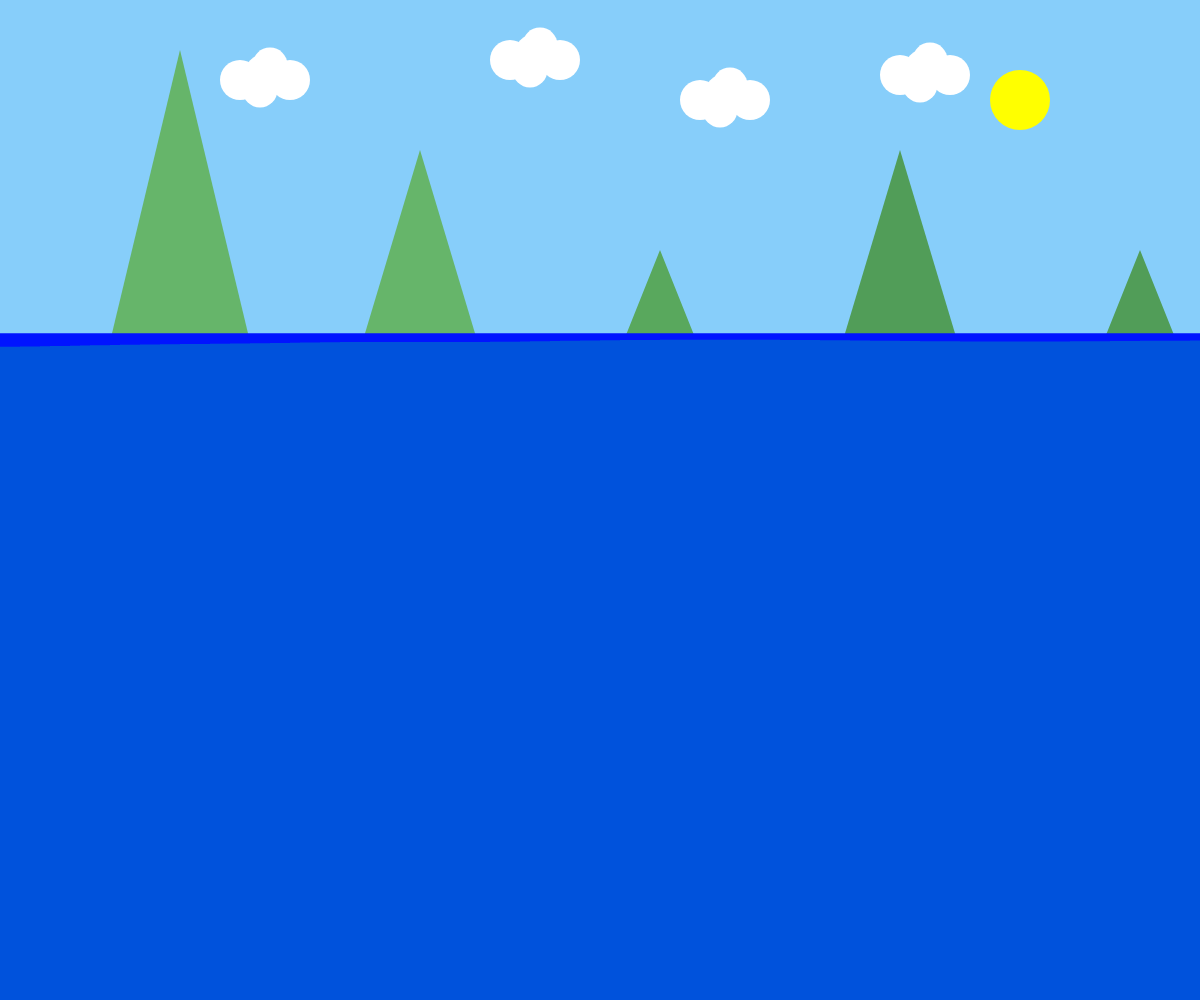
Frame 1 (no input)
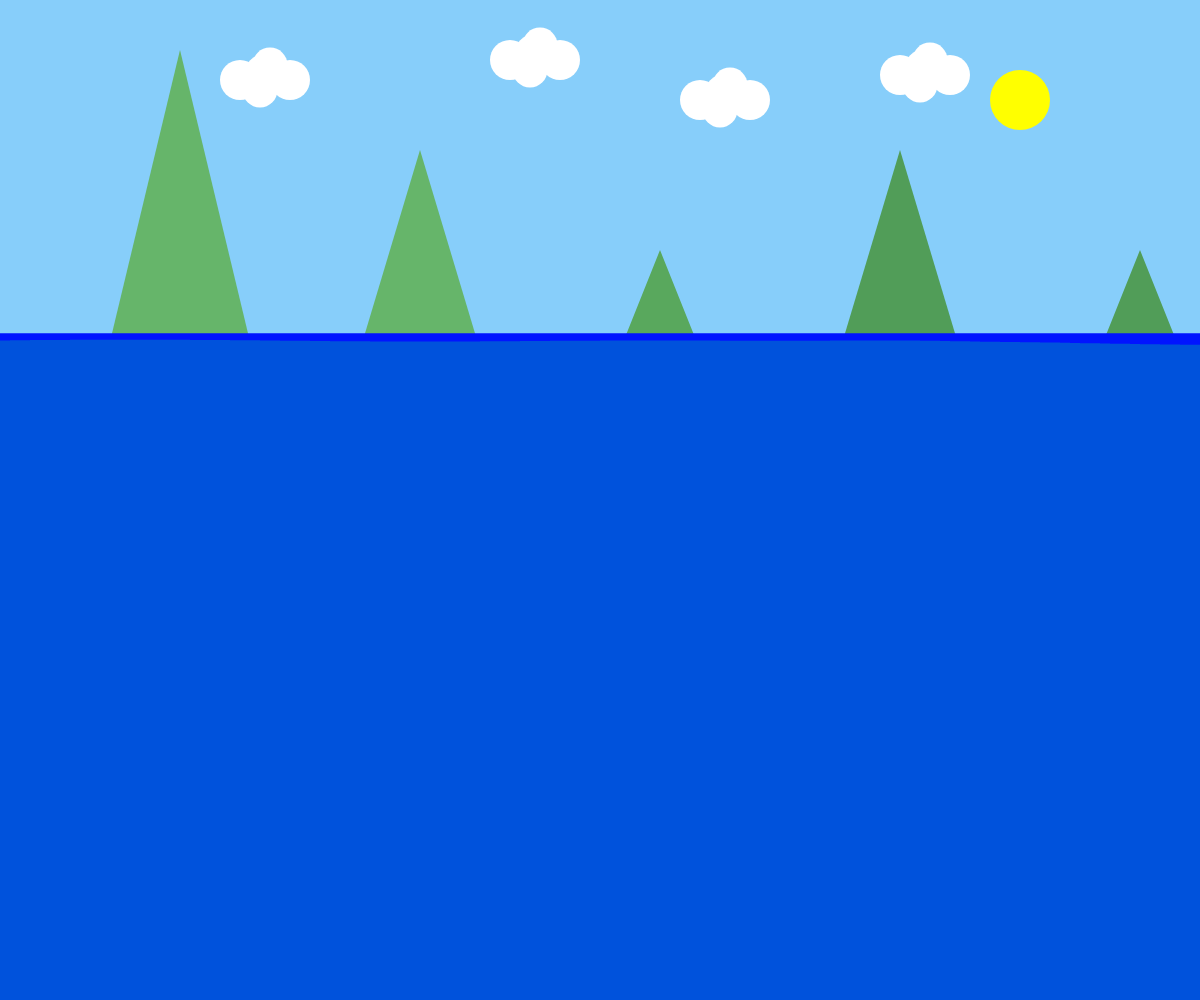
Frame 60 (no input)
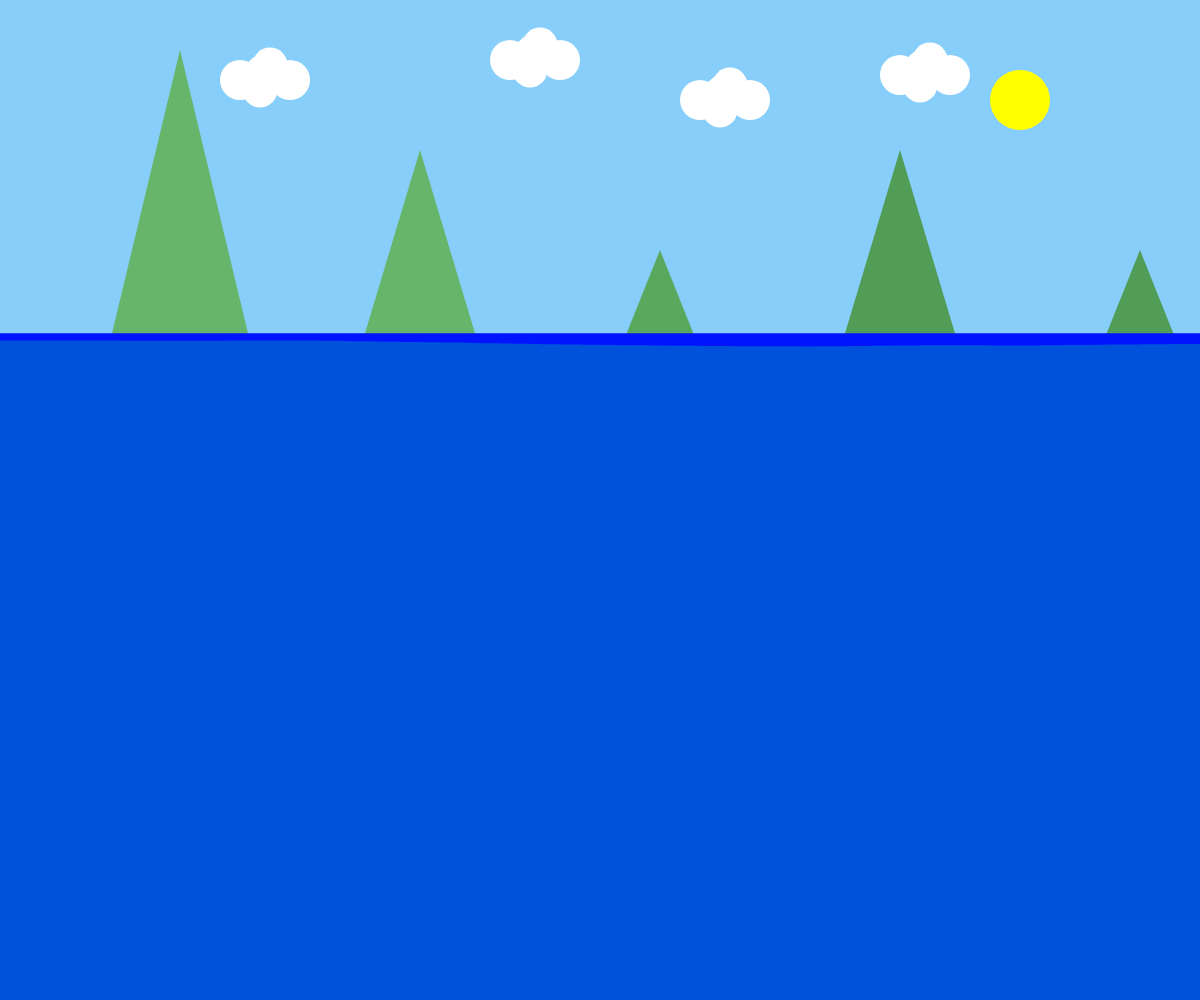
Frame 120 (the mouse pressed at the canvas centre since frame 60)

The p5.js sketch that drew these frames (run headless with seeded random() and noise() and a simulated clock; from frame 60 on, the mouse is pressed at the canvas centre):

// p5.js sketch
// ── sketch.js
// Project Title
// Your Name
// Date
//
// Extra for Experts:
// - describe what you did to take this project "above and beyond"

let rectWidth = 10;

function setup() {
  createCanvas(windowWidth, windowHeight);
}

function draw() {
  drawBackground();
  generateTerrain();

 
}

function drawBackground() {
  // sky
  background(135, 206, 250);

  // sun (responsive)
  noStroke();
  fill(255, 255, 0);
  circle(width * 0.85, height * 0.1, width * 0.05);

  // mountains (3–5, responsive and evenly spaced)
  fill(102, 181, 106);
  triangle(width * 0.15, height * 0.05, width * 0.05, height * 0.55, width * 0.25, height * 0.55);
  triangle(width * 0.35, height * 0.15, width * 0.25, height * 0.55, width * 0.45, height * 0.55);
  fill(89, 168, 93);
  triangle(width * 0.55, height * 0.25, width * 0.45, height * 0.55, width * 0.65, height * 0.55);
  fill(81, 157, 88);
  triangle(width * 0.75, height * 0.15, width * 0.65, height * 0.55, width * 0.85, height * 0.55);
  triangle(width * 0.95, height * 0.25, width * 0.85, height * 0.55, width * 1.05, height * 0.55);

  // clouds (fixed position, tight clusters)
  fill(255);
  drawCloud(240, 80);
  drawCloud(510, 60);
  drawCloud(700, 100);
  drawCloud(900, 75);

  // water
  noStroke();
  fill(0, 20, 255);
  rect(0, height / 3, width, height - height / 3);
}

function drawCloud(x, y) {
  circle(x, y, 40);
  circle(x + 25, y - 5, 42);
  circle(x + 50, y, 40);
  circle(x + 20, y + 10, 35);
  circle(x + 30, y - 15, 35);
}



function generateTerrain(){
  let peak = frameCount * 0.01;
  let peakY = height;
  let peakX;
  let allHeight = 0;
  let allRect = 0;
  for (let x = 0; x <= width; x += rectWidth) {
    let y = height / 3 + noise(peak) * (height / 50); // limit wave range within lake
    peak += 0.01;
    noStroke();
    fill(0, 120, 200, 160);
    rect(x, y, rectWidth, height - y);

    allHeight += y;
    allRect += 1;
    if (y < peakY) {
      peakY = y;
      peakX = x;
    }
  }
}
